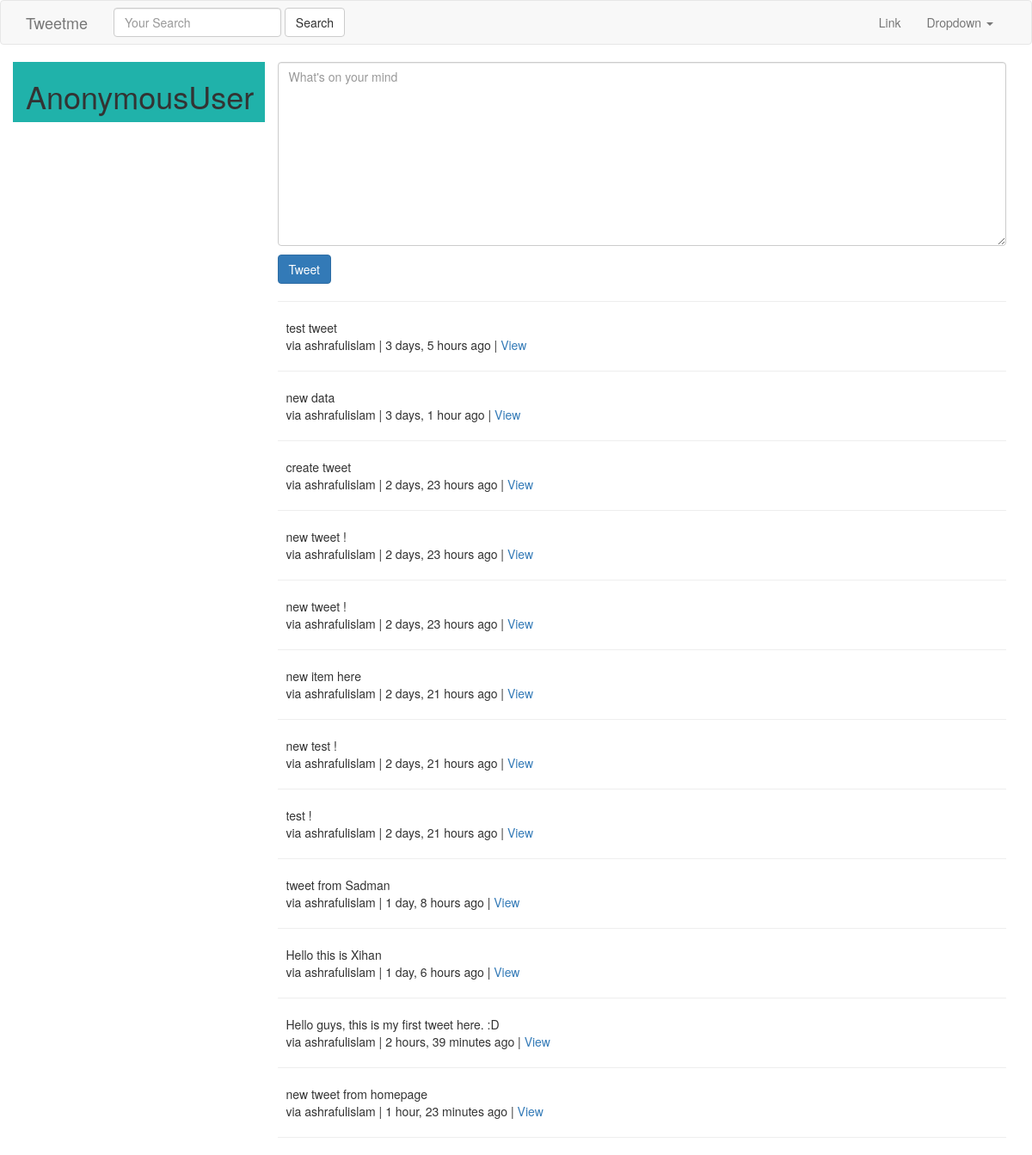
Before: / with the older database file.
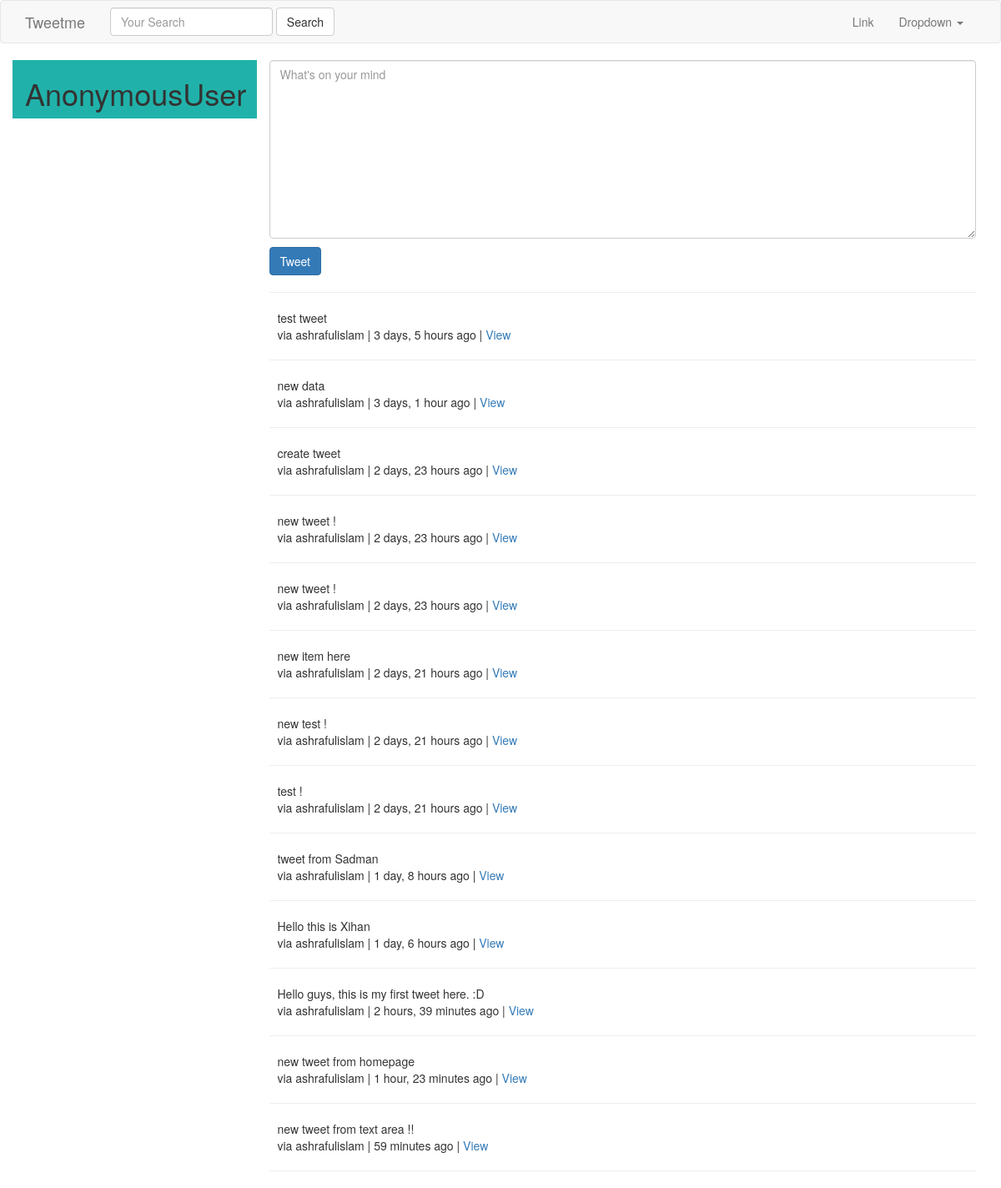
After: the same page with the newer database file.
### tweets/models.py (models this page shows, shortened)
class Tweet(models.Model):
	user      = models.ForeignKey(settings.AUTH_USER_MODEL)
	content   = models.CharField(max_length=140, validators=[validate_content])
	updated   = models.DateTimeField(auto_now=True)
	timestamp = models.DateTimeField(auto_now_add=True)
	def get_absolute_url(self):
		return reverse("tweet:detail", kwargs={"pk":self.pk})

### tweets/views.py (the view)
# urls.py: url(r'^$', TweetListView.as_view(), name='home'), #/
class TweetListView(ListView):
	def get_queryset(self, *args, **kwargs):
		qs = Tweet.objects.all()
		print(self.request.GET)
		query = self.request.GET.get("q", None)
		if query is not None:
			qs = qs.filter(
				Q(content__icontains=query) |
				Q(user__username__icontains=query)
				)
		return qs
	def get_context_data(self, *args, **kwargs):
		context = super (TweetListView, self).get_context_data(*args, **kwargs)
		context['create_form'] = TweetModelForm()
		context['create_url'] = reverse_lazy("tweet:create")
		return context

### tweets/forms.py
class TweetModelForm(forms.ModelForm):
	content = forms.CharField(label='', widget=forms.Textarea(attrs={"placeholder" : "What's on your mind ", "class": "form-control"  }))
	class Meta:
		model = Tweet
		fields = [
            "content"
        ]

### tweets/templates/tweets/tweet_list.html (shortened to what this page needs)
{% extends "base.html" %}
{% block content %}
	<div class='row'>
		<div class='col-sm-3 col-xs-12' style="background-color: #20B2AA;">
			<h1> {{ request.user }} </h1>
		</div>
		<div class="col-sm-9">
			{% if not request.GET.q %}
				<div class="">
					{% include "tweets/form.html" with form=create_form action_url=create_url btn_title='Tweet' %}
				</div>
				<hr/>
			{% endif %}
		{% for object in object_list %}
	    	<div class="media">
		    	<div class="media-left">
		    	</div>
		    	<div class="media-body">
		    		{{ object.content }}<br/>
		    		via {{ object.user }} | {{ object.timestamp|timesince }} ago | <a href='{{ object.get_absolute_url }}'>View</a>
		    	</div>
			</div>
			<hr/>
		{% empty %}
		   {% if request.GET.q %}
		   <p> No Tweets found. </p>
		   {% else %}
		   <p>No tweets yet. </p>
		   {% endif %}
		{% endfor %}
		</div>
	</div>
{% endblock content %}

Changed rows visible on the page:
added Tweet: content "new tweet from text area !!", user "ashrafulislam", timestamp "59 minutes"
